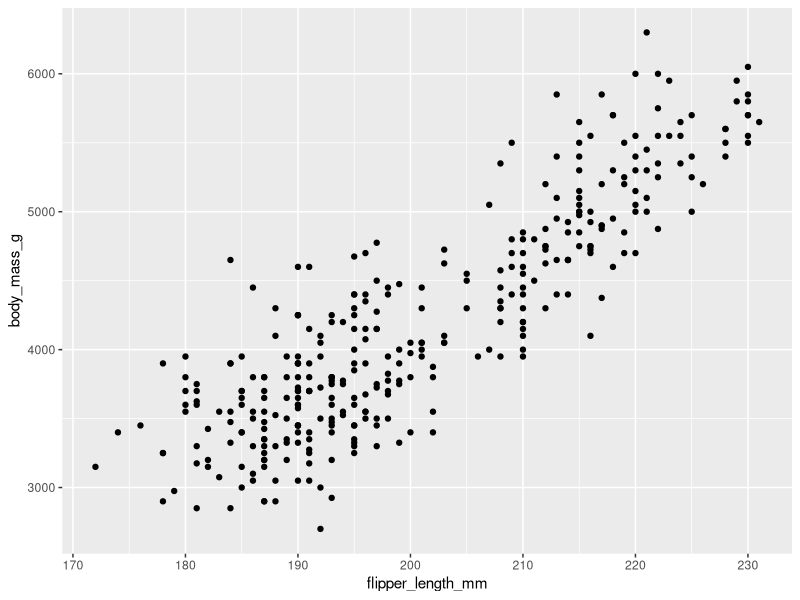
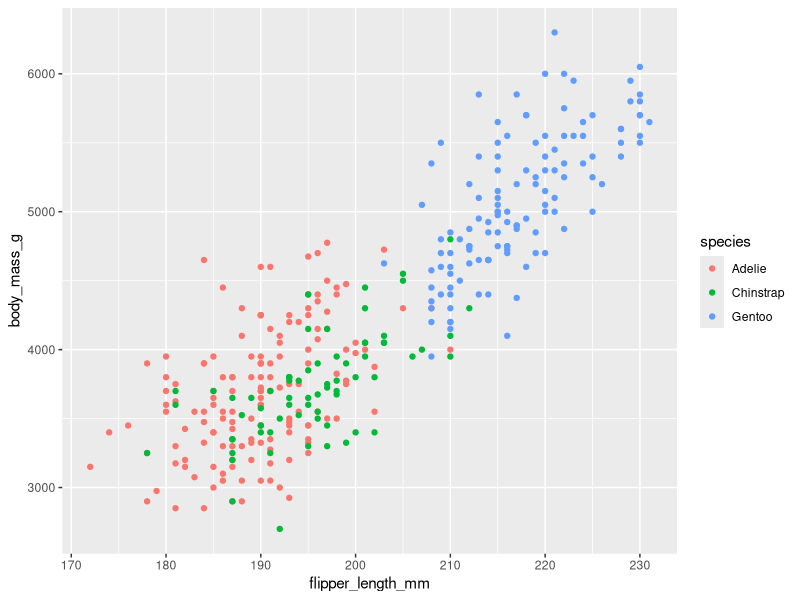
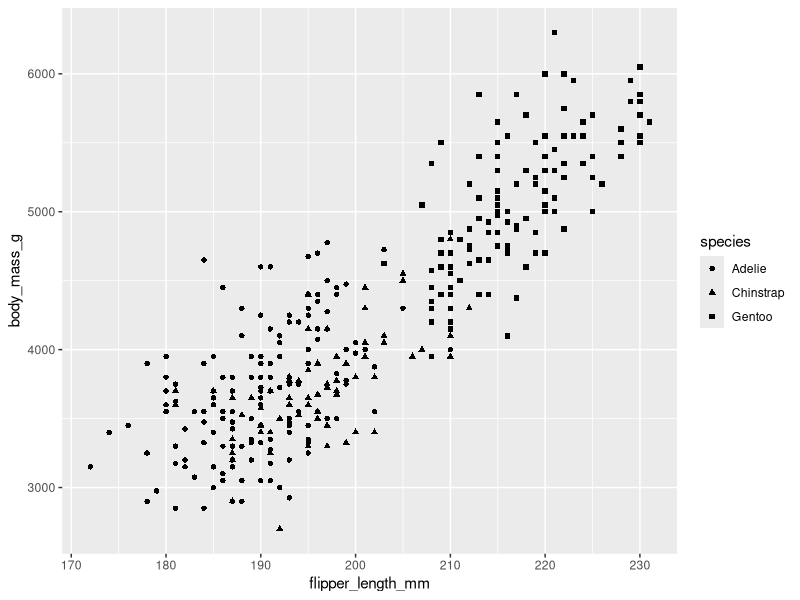
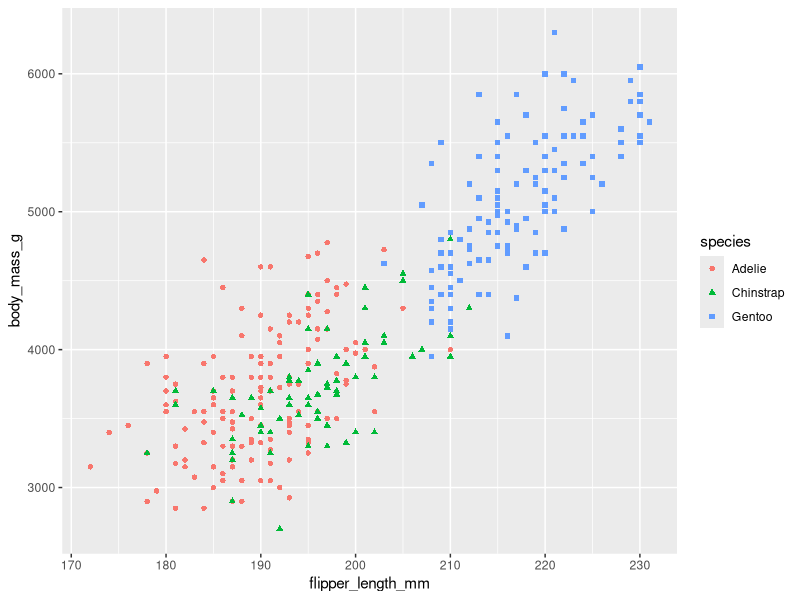
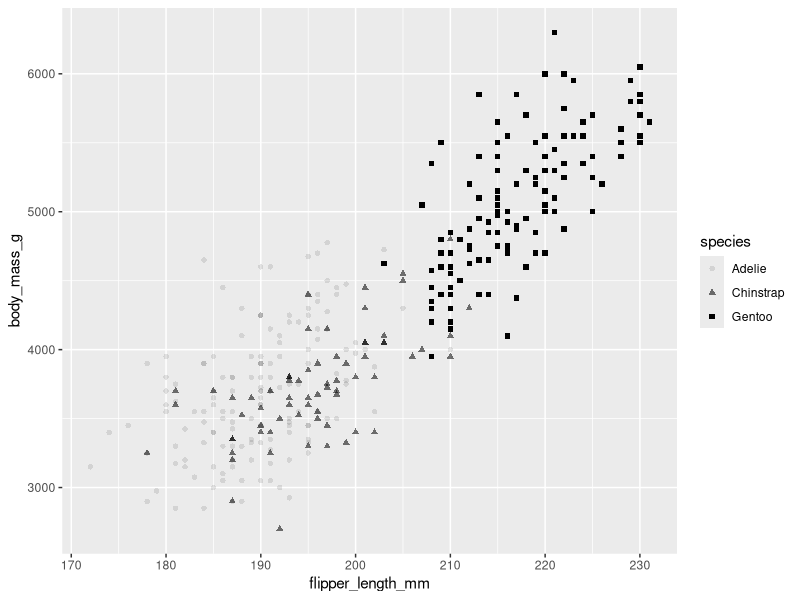
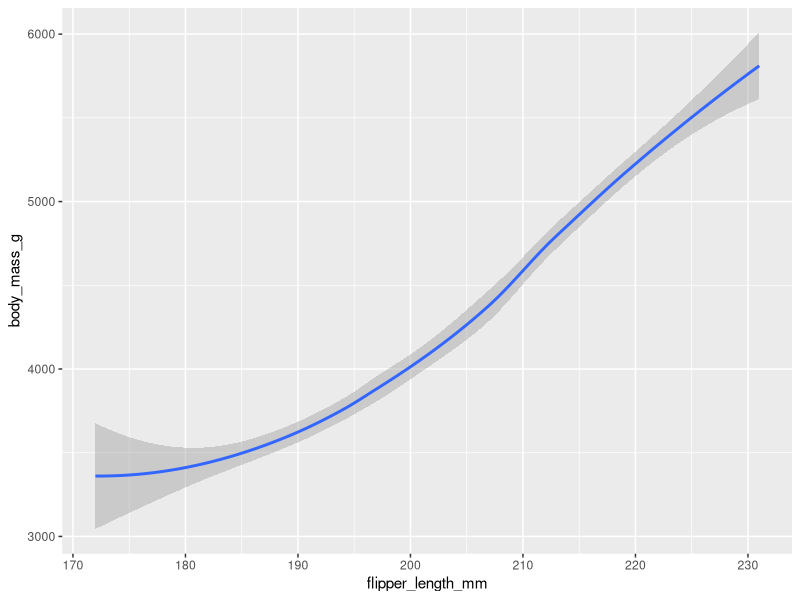
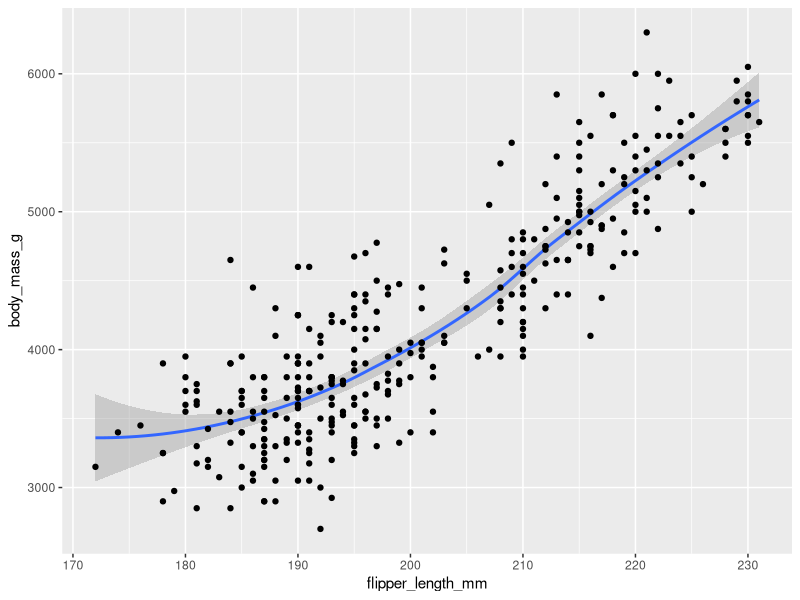
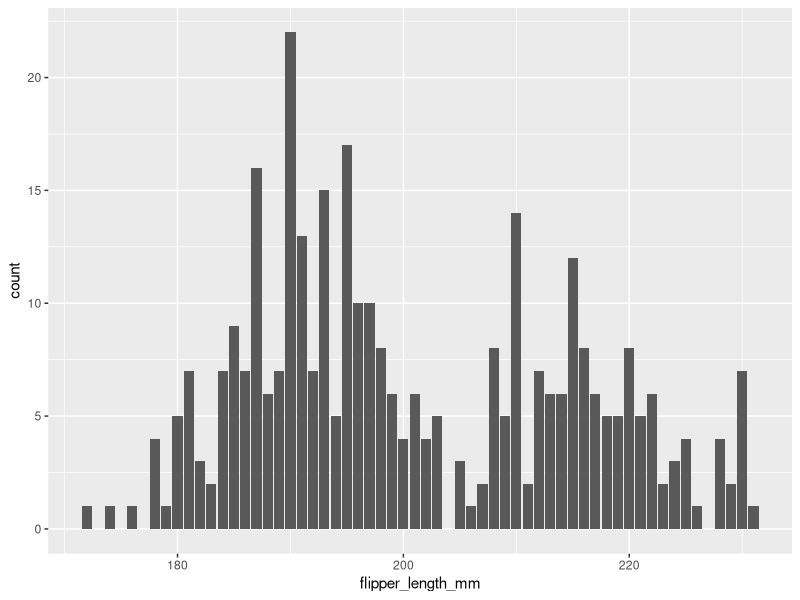

The R script that drew these images, in order:
## ---- chunk 1
#This is a Palmer Penguin data that has lots of information about three penguin species in the Palmer Archipelago. This includes size measurements, clutch sizes, blood isotope ratios etc. 
## ---- chunk 2
#Installing and loading packages
library("tidyverse")
library("dplyr")
library("palmerpenguins")
## ---- chunk 3
#To get the summary of dataset including row and column
library("palmerpenguins")
glimpse(penguins)
## ---- chunk 4
#Just to explore species column
penguins %>% 
  select(species)
## ---- chunk 5
#All columns except species
penguins %>% 
  select(-species)
## ---- chunk 6
#Rename one column and change all column name to lower case
penguins %>%   
  rename(island_new=island)
rename_with(penguins, tolower)
## ---- chunk 7
#sorting penguin with its bill length(ascending order). Just add "-" infront of bill_length_mm to sort in descending order.
library(tidyverse)
penguins %>% 
  arrange(-bill_length_mm)
## ---- chunk 8
#saving new data frame with bill length in descending order
penguins2 <- penguins %>%
  arrange(-bill_length_mm)
View(penguins2)
## ---- chunk 9
#Group penguin by island and get the mean bill length. This shows the mean bill length of penguin across different islands. 
penguins %>% 
  group_by(island) %>% 
  drop_na() %>%  
  summarize(mean_bill_length_mm = mean(bill_length_mm))
## ---- chunk 10
#Group penguin by island and get the mean bill length. We found that the penguin with longest bill lives in Biscoe island.
penguins %>% 
  group_by(island) %>% 
  drop_na() %>%  
  summarize(max_bill_length_mm = max(bill_length_mm))
## ---- chunk 11
##combine both max and mean calculation that will group data. 
penguins %>% 
  group_by(species, island) %>% 
  drop_na() %>%  
 summarize(max_bl = max(bill_length_mm), mean_bl = mean(bill_length_mm))
## ---- chunk 12
##Get the info about Adelie penguin only
penguins %>% 
  filter(species == "Adelie")
## ---- chunk 13
#Correlation between bill length and body mass for different species
penguins %>% 
  group_by(species) %>% 
  drop_na() %>% 
  summarize(mean(bill_length_mm), sd(bill_length_mm), mean(body_mass_g), sd(body_mass_g), cor(bill_length_mm, body_mass_g))
## ---- chunk 14
#Visualize relationship between flipper and body mass of penguin through out the dataset using ggplot
library("palmerpenguins")
library("ggplot2")
ggplot(data = penguins) + 
  geom_point(mapping = aes(x = flipper_length_mm, y = body_mass_g))
## ---- chunk 15
##Plot with color for different species
ggplot(data = penguins) + 
  geom_point(mapping = aes(x = flipper_length_mm, y = body_mass_g, color = species))

## ---- chunk 16
##Visualize the relationship and plot with different shape for penguin species
ggplot(data = penguins) + geom_point(mapping = aes(x = flipper_length_mm, y = body_mass_g, shape = species))

## ---- chunk 17
##Visualize the relationship with different colour and then plot with different shape for penguin species
ggplot(data = penguins) + 
  geom_point(mapping = aes(x = flipper_length_mm, y = body_mass_g, shape = species, color = species))

## ---- chunk 18
##Visualize the relationship with different color and then plot with different shape for penguin species and display transparent
ggplot(data = penguins) + 
  geom_point(mapping = aes(x = flipper_length_mm, y = body_mass_g, shape = species, alpha = species))

## ---- chunk 19
#Visualize the relation of flipper_length and body_mass in line
ggplot(data = penguins) +
  geom_smooth(mapping = aes(x = flipper_length_mm, y = body_mass_g)) 

## ---- chunk 20
#Combine both line and point charts and display in one graph
ggplot(data = penguins) +
geom_smooth(mapping = aes(x = flipper_length_mm, y = body_mass_g)) +
geom_point(mapping = aes(x = flipper_length_mm, y = body_mass_g))

## ---- chunk 21
#Create barchart with one variable. 
ggplot(data = penguins) +
  geom_bar(mapping = aes(x = flipper_length_mm))

## ---- chunk 22
##Adding tile and subtitle to the graph, citation to the graph and adding text in the graph.  
ggplot(data = penguins) + 
  geom_point(mapping = aes(x = flipper_length_mm, y = body_mass_g, color = species))+
  labs(title="Palmer Penguins: Body Mass vs. Flipper Length", subtitle= "Sample of Three Penguin Species", 
  caption="Data collected by Dr. Kristen Gorman")+
  annotate("text", x=220,y=3500,label="The Gentoos are the largest", color="purple")

## ---- chunk 23
##This shows the relation between flipper length and body mass of different species of penguin with different color
ggplot(data=penguins, aes(x=flipper_length_mm, y=body_mass_g))+
  geom_point(aes(color=species))+
  facet_wrap(~species)

## ---- chunk 24
##This shows the relation between flipper length and body mass of different species of penguin with different color including their category
ggplot(data=penguins, aes(x=flipper_length_mm, y=body_mass_g))+
  geom_point(aes(color=species))+
  facet_grid(sex~species)
## ---- chunk 25

